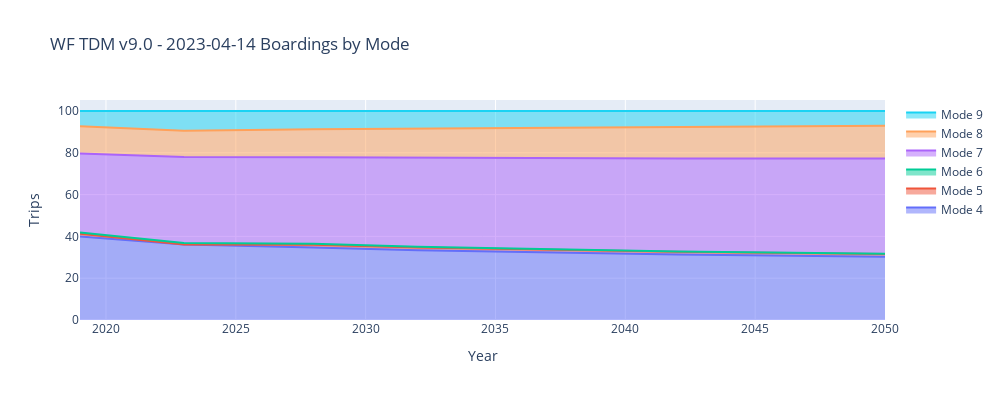

Here is the notebook cell this chart was saved with:
### Code cell
# MAKE INTERACTIVE CHART
py.offline.init_notebook_mode(connected=True)

from ipywidgets import Layout

lstTdmVersionsWithDate = sorted(dfRouteSummaryWithScenarioData['tdmVersionWithDate'].unique().tolist())
lstScenarioGroups      = sorted(dfRouteSummaryWithScenarioData['scenarioGroup'     ].unique().tolist())

# remove include in all list
lstScenarioGroups = [i for i in lstScenarioGroups if i not in lstIncludeInAll] 

selectTdmVersionWithDate = widgets.Select        (options=lstTdmVersionWithDate, value=(lstTdmVersionsWithDate[2]), description='TDM Version'   , layout=Layout(display="flex", flex_flow='row'))
selectScenarioGroup      = widgets.Select        (options=lstScenarioGroups    , value=('RTP'                    ), description='Scenario Group', layout=Layout(display="flex", flex_flow='row'))
selectPercentOrTotal     = widgets.Select        (options=['Share','Total']    , value=('Share'                  ), description='Stack Type'    , layout=Layout(display="flex", flex_flow='row'))

# create output widget to display filtered DataFrame
output = widgets.Output()
hbox = widgets.HBox([selectTdmVersionWithDate, selectScenarioGroup])


# Set up a global variable to track whether the widgets have been changed
firstTime = True

# create output widget to display filtered DataFrame
output = widgets.Output()
hbox = widgets.HBox([selectTdmVersionWithDate, selectScenarioGroup, selectPercentOrTotal])

# create interactive widget
interactive_output = widgets.interactive_output(update_plot_stackedarea_boardings, {'tdmVersionWithDate': selectTdmVersionWithDate, 'scenarioGroup':selectScenarioGroup, 'percentOrTotal':selectPercentOrTotal})

# Display a markdown heading
display(Markdown('# Trip Mode Split Interactive Chart'))
display(hbox)
display(interactive_output)
display(output)

### Figure 1 — Plotly figure (JSON) as saved in the notebook; plotly's stock layout.template omitted (floating-point values rounded to 4 significant figures)
{"data": [{"groupnorm": "percent", "mode": "lines", "name": "Mode 4", "stackgroup": "one", "type": "scatter", "x": [2019, 2023, 2028, 2032, 2042, 2050], "y": [62090.0, 57760.0, 71350.0, 75580.0, 86240.0, 92920.0]}, {"groupnorm": "percent", "mode": "lines", "name": "Mode 5", "stackgroup": "one", "type": "scatter", "x": [2019, 2028, 2032, 2042, 2050], "y": [2153.0, 2727.0, 2975.0, 3612.0, 4071.0]}, {"groupnorm": "percent", "mode": "lines", "name": "Mode 6", "stackgroup": "one", "type": "scatter", "x": [2019, 2023, 2028, 2032, 2042, 2050], "y": [841.6, 1220.0, 1068.0, 931.1, 429.1, 372.1]}, {"groupnorm": "percent", "mode": "lines", "name": "Mode 7", "stackgroup": "one", "type": "scatter", "x": [2019, 2023, 2028, 2032, 2042, 2050], "y": [58720.0, 65770.0, 85080.0, 96490.0, 122500.0, 139800.0]}, {"groupnorm": "percent", "mode": "lines", "name": "Mode 8", "stackgroup": "one", "type": "scatter", "x": [2019, 2023, 2028, 2032, 2042, 2050], "y": [20330.0, 20150.0, 27430.0, 31650.0, 41900.0, 48230.0]}, {"groupnorm": "percent", "mode": "lines", "name": "Mode 9", "stackgroup": "one", "type": "scatter", "x": [2019, 2023, 2028, 2032, 2042, 2050], "y": [11330.0, 15130.0, 18080.0, 19130.0, 20660.0, 21560.0]}], "layout": {"height": 400, "title": {"text": "WF TDM v9.0 - 2023-04-14 Boardings by Mode"}, "width": 1000, "xaxis": {"title": {"text": "Year"}}, "yaxis": {"title": {"text": "Trips"}}}}
